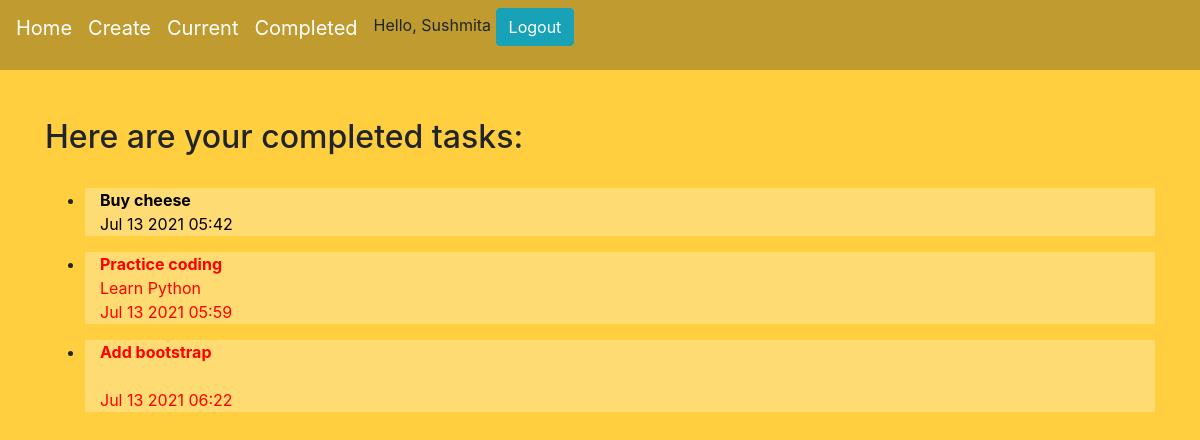
Page /completed/ (signed in) on the committed database.
### todo/models.py (models this page shows, shortened)
class Todo(models.Model):
    title = models.CharField(max_length=100)
    memo = models.TextField(blank=True)
    created = models.DateTimeField(auto_now_add=True)
    datecompleted = models.DateTimeField(null=True, blank=True)
    important = models.BooleanField(default=False)
    user = models.ForeignKey(User, on_delete=models.CASCADE)

### todo/views.py (the view)
# urls.py: path('completed/', views.completedtodos, name='completedtodos'),
@login_required
def completedtodos(request):
    todos = Todo.objects.filter(user=request.user, datecompleted__isnull=False).order_by('datecompleted')
    return render(request,'todo/completedtodos.html',{'todos':todos})

### todo/templates/todo/completedtodos.html (shortened to what this page needs)
{% extends 'todo/base.html' %}
{% block content %}
<body style="background-color:#ffcf40">
  <div class="container">
    {% if todos %}
    <h2>Here are your completed tasks:</h2><br>
    {% for todo in todos %}
    <ul>
      <li>
        <a href="{% url 'viewtodo' todo.id %}">
          {% if todo.important %}
          <div class="container" style="color: red; background-color: #ffdc73">
            <b>{{ todo.title }}</b>
            <br>
          {% if todo.memo %}
            {{ todo.memo }}
          {% endif %}
          <br>
          {{ todo.datecompleted|date:'M j Y H:i' }}
          </div>
          {% else %}
          <div class="container" style="background-color: #ffdc73; color:black">
            <b>{{ todo.title }}</b>
        <br>
        {{ todo.datecompleted|date:'M j Y H:i' }}
      </div>
        {% endif %}
    </a>
      </li>
    </ul>
    {% endfor %}
    {% else %}
      <h1>You do not have any completed items yet!</h1>
    {% endif %}
  </div>
</body>
{% endblock %}

### todo/templates/todo/base.html (shortened to what this page needs)
{% load static %}
<link rel="stylesheet" href="https://cdn.jsdelivr.net/npm/bootstrap@4.6.0/dist/css/bootstrap.min.css">
{% if user.is_authenticated %}
  <nav class="navbar navbar-expand-lg navbar-dark" style="background-color:#bf9b30">
    <div class="collapse navbar-collapse">
      <ul class="navbar-nav">
        <li class="nav-item">
          <a class="navbar-brand" href="{% url 'home' %}">Home</a>
        </li>
        <li class="nav-item">
          <a class="navbar-brand" href="{% url 'createtodo' %}">Create</a>
        </li>
        <li class="nav-item">
          <a class="navbar-brand" href="{% url 'currenttodos' %}">Current</a>
        </li>
        <li class="nav-item">
          <a class="navbar-brand" href="{% url 'completedtodos' %}">Completed</a>
        </li>
        <li class="nav-item navbar-dark">
            <form class="ml-auto" action="{% url 'logoutuser' %}" method="POST">
                Hello, {{ user.username }}
                <button type="submit" name="logout" class="btn btn-info">Logout</button>
            </form>
        </li>
      </ul>
    </div>
  </nav>
{% endif %}
{% block content %}{% endblock %}

### rows in the picture
Todo: title "Buy cheese", datecompleted "Jul 13 2021 05:42"
Todo: title "Practice coding", memo "Learn Python", datecompleted "Jul 13 2021 05:59"
Todo: title "Add bootstrap", datecompleted "Jul 13 2021 06:22"

### other values in the picture
{{ user.username }} "Sushmita"
